Frame 1 (no input): blank canvas, image omitted
Frame 60 (the mouse pressed at the canvas centre just before this capture): blank canvas, image omitted
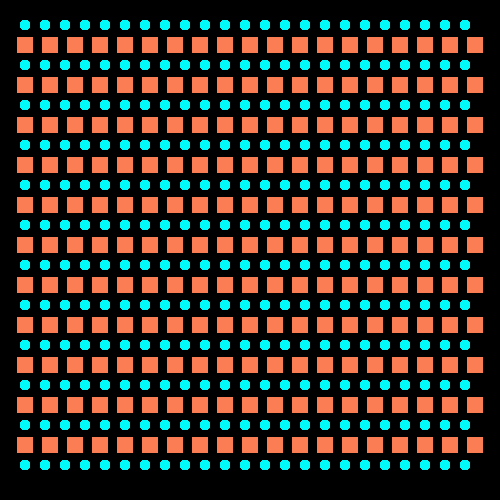
Frame 120 (the mouse held since frame 60 and released just before this capture)

The Processing sketch whose frames 1 and 60 were blank and that drew this single picture after the mouse press (run headless with seeded random() and noise(); from frame 60 on, the mouse is pressed at the canvas centre):

// Processing sketch: exercise_3_6
// ── exercise_3_6.pde
void setup() {
  size(500, 500);
  background(0);
}

void draw() {
  for (int x = 25; x <= 475; x += 20) {
    for (int y = 25; y <= 475; y +=40) {
      noStroke();
      fill(0,mouseX, mouseY);
      ellipse(x,y,10,10);
    }
  }
  for (int x = 25; x <= 475; x += 25) {
    for (int y = 45; y <= 475; y += 40) {
        noStroke(); 
        rectMode(CENTER);
        fill(mouseX, mouseX/2, mouseY/3); 
        rect ( x, y, 15, 15);
  }//end of x
}//end of y
}//end
